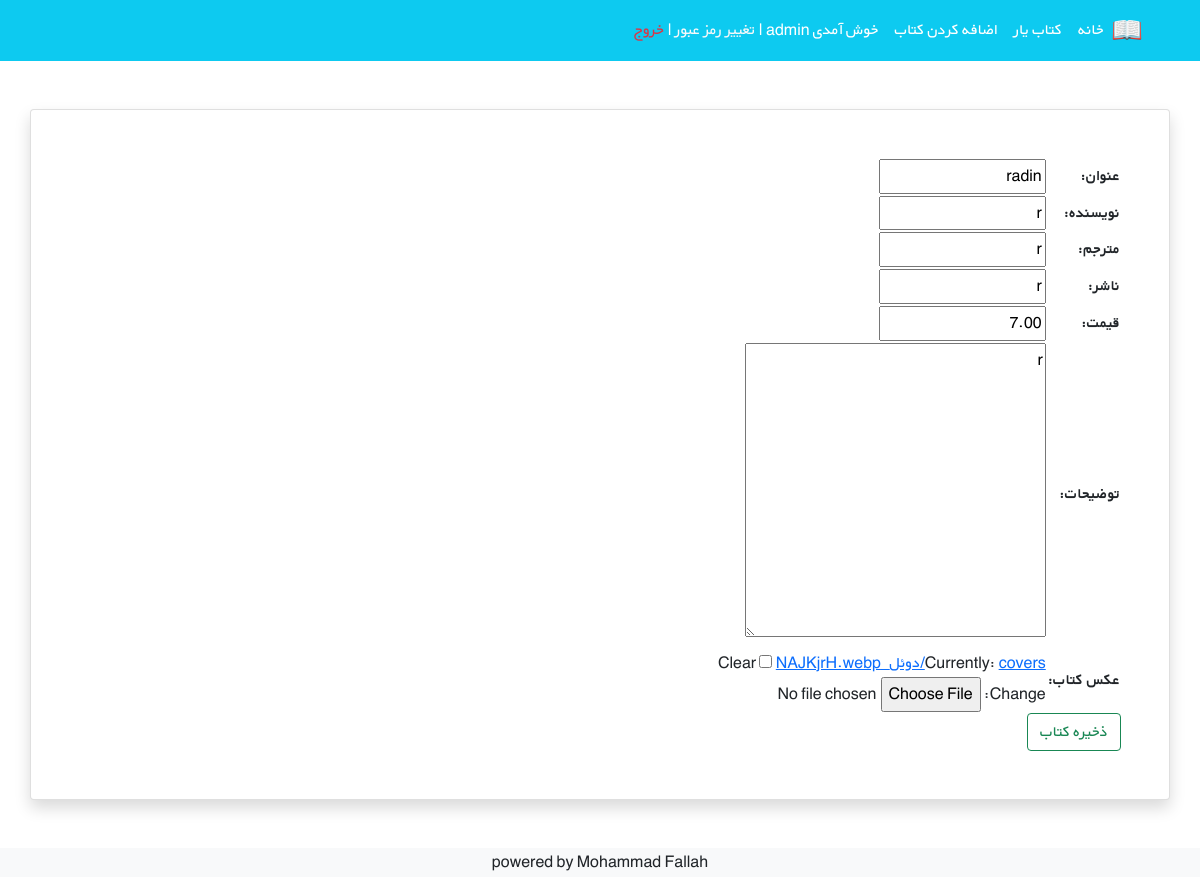
Screenshot of /update/14/ (signed in) with the database file from the repository.
### accounts/models.py (models this page shows)
class CustomUser(AbstractUser):
    GENDER_CHOICES = {
        ('M', "Male"),
        ('F', "Female"),
    }
    national_id = models.CharField(max_length=10, blank=True)
    phone_number = models.CharField(max_length=20, blank=True)
    gender = models.CharField(max_length=1, choices=GENDER_CHOICES, blank=True)
    birthday = models.DateField(null=True, blank=True)

### books/models.py (models this page shows, shortened)
class Book(models.Model):
    owner = models.ForeignKey(to=get_user_model(), on_delete=models.CASCADE, default=1)
    title = models.CharField(max_length = 60, verbose_name="عنوان")
    author = models.CharField(max_length = 100, verbose_name="نویسنده")
    translator = models.CharField(max_length=100, blank=True, verbose_name="مترجم")
    publisher = models.CharField(max_length=100, blank=True, verbose_name="ناشر")
    price = models.DecimalField(max_digits=5, decimal_places=2, verbose_name="قیمت")
    description = models.TextField(verbose_name="توضیحات")
    cover = models.ImageField(upload_to='covers/', blank=True, verbose_name="عکس کتاب")

### books/views.py (the view)
# urls.py: path('update/<int:pk>/', views.UpdateBook.as_view(), name='update'),
class UpdateBook(LoginRequiredMixin, UserPassesTestMixin, generic.UpdateView):
    model = Book
    template_name = 'book_new.html'
    fields = ['title','author','translator','publisher','price','description','cover']
    success_url = reverse_lazy('book_list')
    def test_func(self):
        book = self.get_object()
        return book.owner == self.request.user

### books/templates/book_new.html (shortened to what this page needs)
{% extends "base.html" %}
{% block content %}
<div class="container card shadow p-5 mt-5" dir="rtl">
    <form dir method="post" enctype="multipart/form-data">
        <table>
            {{ form.as_table }}
        </table>
        <input class="btn btn-outline-success" type="submit" value="ذخیره کتاب">
    </form>
</div>
{% endblock content %}

### templates/base.html (shortened to what this page needs)
{% load static %}
<!DOCTYPE html>
<html lang="en">
<head>
    <link href="https://cdn.jsdelivr.net/npm/bootstrap@5.1.3/dist/css/bootstrap.min.css" rel="stylesheet"
>
    <link rel="stylesheet" href="{% static 'css/style.css' %}">
    <link rel="stylesheet" href="{% static 'css/login.css' %}">
</head>
<body>
    <nav class="navbar navbar-expand-lg navbar-dark bg-info" dir="rtl">
        <div class="container">
            <a class="navbar-brand" href="{% url 'book_list' %}">
                <img src="{% static 'icons/book.png' %}" alt="" height="30"
                     class="d-inline-block align-text-top">
            </a>
            <div class="collapse navbar-collapse" id="navbarNavAltMarkup">
                <div class="navbar-nav align-items-center">
                    <a class="nav-link active" href="{% url 'home' %}">خانه</a>
                    <a class="nav-link active" href="{% url 'book_list' %}">کتاب یار</a>
                    <a class="nav-link active" href="{% url 'new_book' %}">اضافه کردن کتاب</a>
                    <div class="text-white mx-2">
                    {% if user.is_authenticated %}
                        خوش آمدی {{ user }}
                        |
                        <a class="link-light text-decoration-none" href="{% url 'password_change' %}">تغییر رمز عبور</a>
                        |
                        <a class="link-danger text-decoration-none" href="{% url 'logout' %}">خروج</a>
                    {% else %}
                        <a class="link-light text-decoration-none" href="{% url 'signup' %}">ثبت نام</a>
                        |
                        <a class="link-light text-decoration-none" href="{% url 'login' %}">ورود</a>
                    {% endif %}
                </div>
            </div>
        </div>
    </nav>
    {% block content %}{% endblock content %}
    <footer class="bg-light text-center text-lg-start mt-5">
        <div class="text-center bg-grey">
            <p>powered by Mohammad Fallah</p>
        </div>
    </footer>
</body>
</html>

### books/static/css/style.css (style rules this page uses)
* { font-family: 'BYekan', sans-serif; line-height: 1.8rem; }

### rows the page displays
CustomUser: username "admin"
Book: title "radin", author "r", translator "r", publisher "r", price "7.00", description "r"
